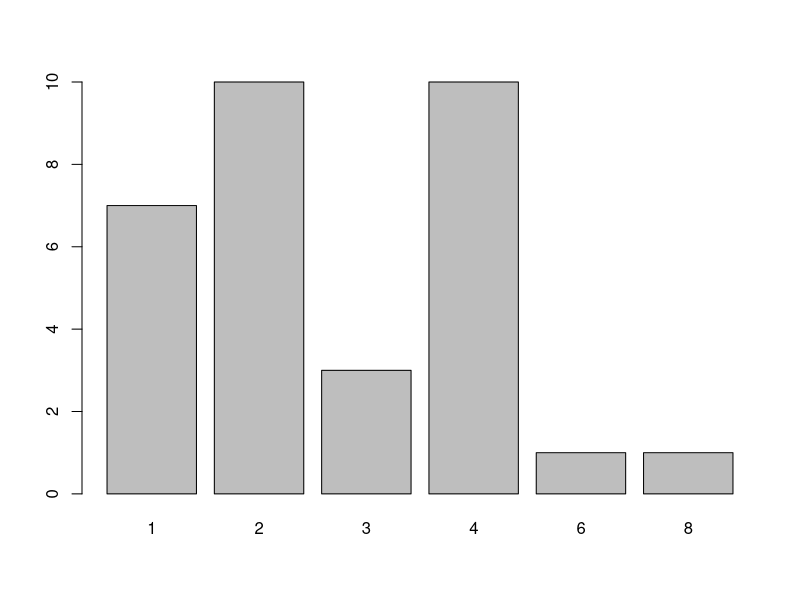
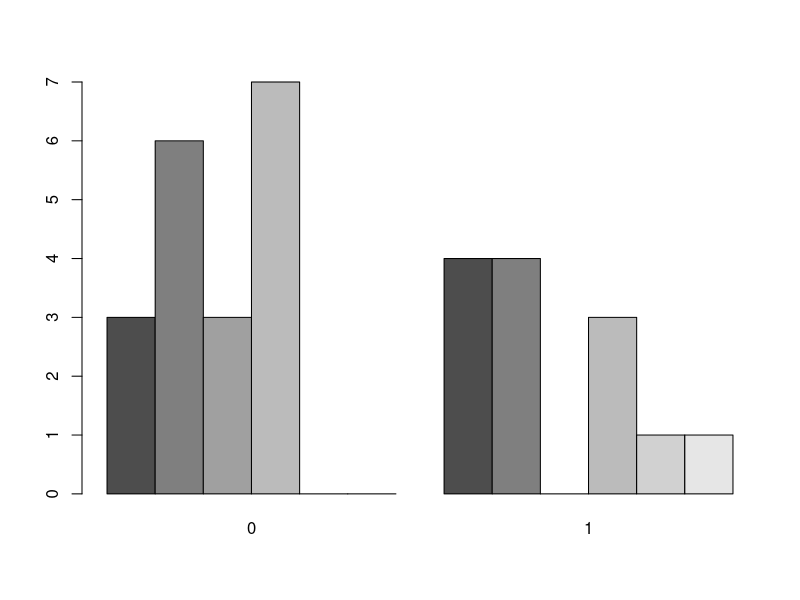
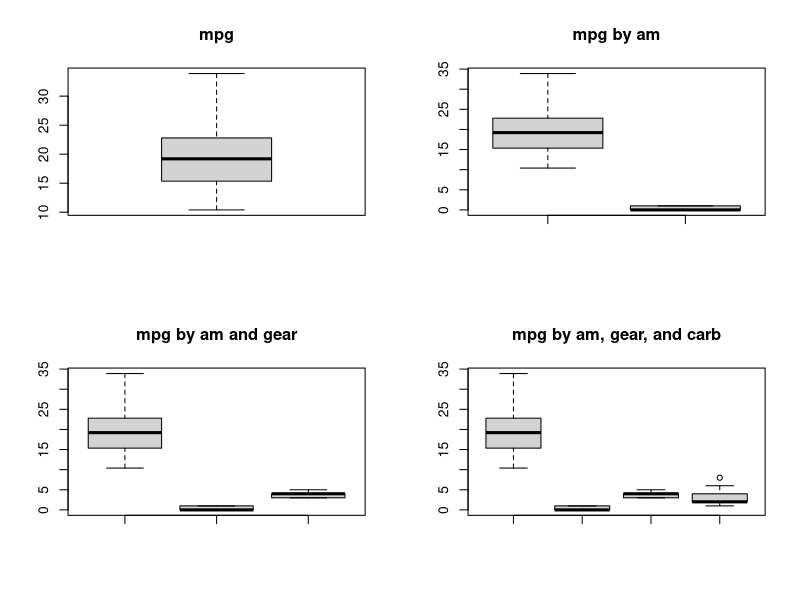
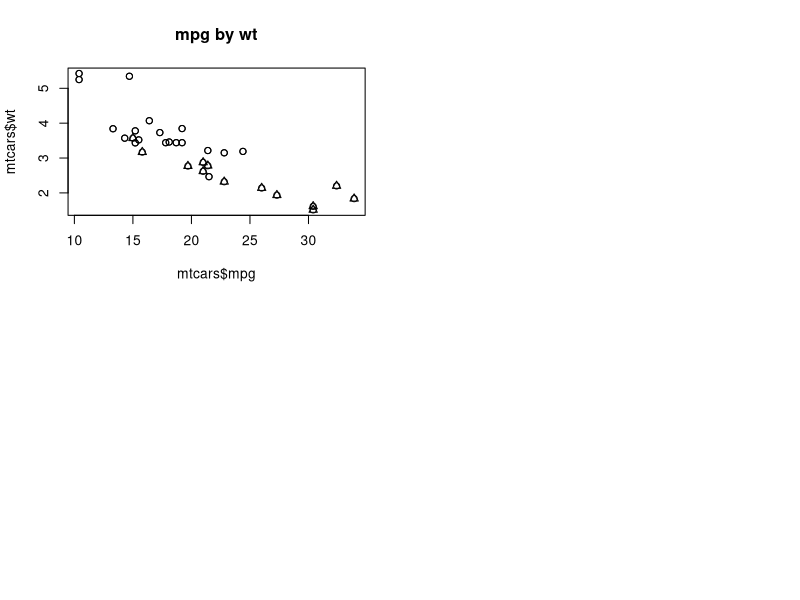
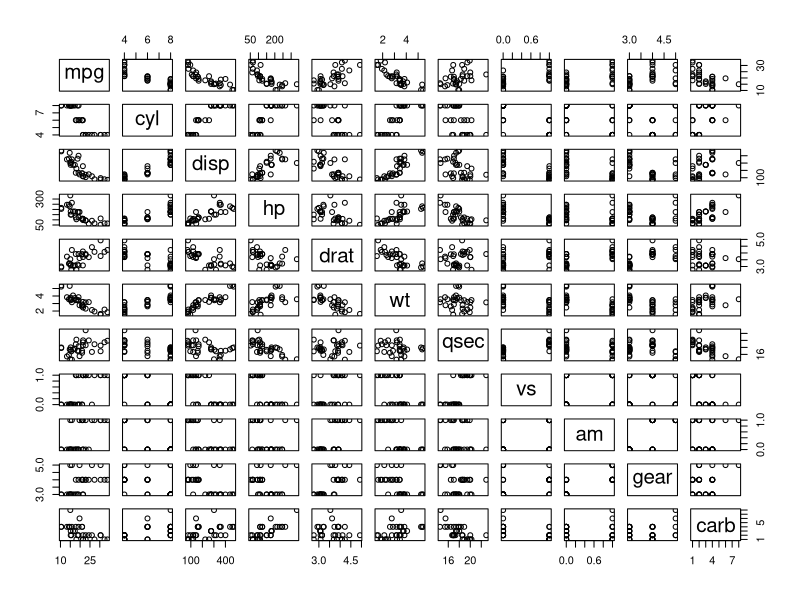
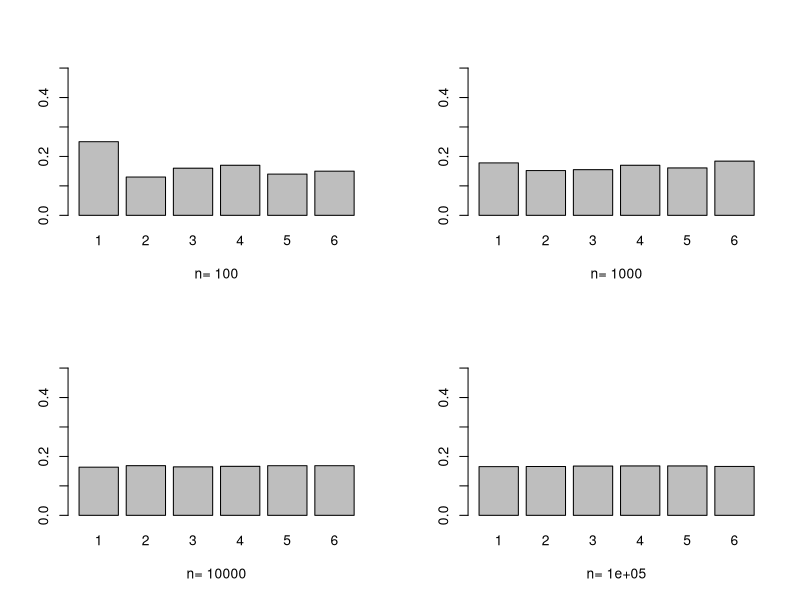

Write the R code that produced these figures, in order.
## ---- chunk 1
c <- chickwts
tapply(c$weight, c$feed, max)
round(table(c$feed) / nrow(c), 3)
sum(c$feed == "horsebean")
## ---- chunk 2
car.tab = table(mtcars$carb)
barplot(car.tab)
carb.mat = table(mtcars$carb, mtcars$am)
barplot(carb.mat, beside = T)
par(mfrow = c(2, 2))
boxplot(mtcars$mpg, main = "mpg")
boxplot(mtcars$mpg, mtcars$am, main = "mpg by am")
boxplot(mtcars$mpg, mtcars$am, mtcars$gear, main = "mpg by am and gear")
boxplot(mtcars$mpg, mtcars$am, mtcars$gear, mtcars$carb, main = "mpg by am, gear, and carb")
plot(mtcars$mpg, mtcars$wt, main = "mpg by wt")
points(mtcars$mpg, mtcars$wt, pch = mtcars$am + 1)
pairs(mtcars)
## ---- chunk 3
sample(1:20, 10, replace=T)
sample(c('H', 'T'), 10, replace=T, prob=c(0.3, 0.7))

par(mfrow=c(2,2))
for (i in c(100, 1000, 10000, 100000)) {
  x <- sample(1:6, i, replace=T)
  x.tab <- table(x)
  barplot(x.tab / i, ylim=c(0, 0.5), xlab=paste("n=", i))
}
